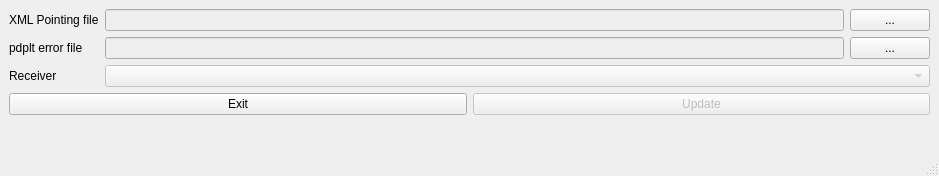
<?xml version="1.0" encoding="UTF-8"?>
<ui version="4.0">
 <author>Andrea Saba</author>
 <class>MainWindow</class>
 <widget class="QMainWindow" name="MainWindow">
  <property name="windowModality">
   <enum>Qt::NonModal</enum>
  </property>
  <property name="geometry">
   <rect>
    <x>0</x>
    <y>0</y>
    <width>939</width>
    <height>176</height>
   </rect>
  </property>
  <property name="windowTitle">
   <string>DISCOS - Update pointing file</string>
  </property>
  <widget class="QWidget" name="centralwidget">
   <layout class="QGridLayout" name="gridLayout_2">
    <item row="2" column="0" rowspan="3" colspan="2">
     <layout class="QGridLayout" name="gridLayout_3">
      <item row="0" column="0">
       <widget class="QLabel" name="label">
        <property name="text">
         <string>XML Pointing file</string>
        </property>
       </widget>
      </item>
      <item row="1" column="0">
       <widget class="QLabel" name="label_2">
        <property name="text">
         <string>pdplt error file</string>
        </property>
       </widget>
      </item>
      <item row="2" column="0">
       <widget class="QLabel" name="label_3">
        <property name="text">
         <string>Receiver</string>
        </property>
       </widget>
      </item>
      <item row="0" column="1">
       <widget class="QLineEdit" name="lineEdit_xml">
        <property name="enabled">
         <bool>false</bool>
        </property>
       </widget>
      </item>
      <item row="1" column="1">
       <widget class="QLineEdit" name="lineEdit_error">
        <property name="enabled">
         <bool>false</bool>
        </property>
       </widget>
      </item>
      <item row="0" column="2">
       <widget class="QPushButton" name="pushButton_browse_xml">
        <property name="text">
         <string>...</string>
        </property>
       </widget>
      </item>
      <item row="1" column="2">
       <widget class="QPushButton" name="pushButton_browse_error">
        <property name="text">
         <string>...</string>
        </property>
       </widget>
      </item>
      <item row="2" column="1" colspan="2">
       <widget class="QComboBox" name="comboBox_receivers">
        <property name="enabled">
         <bool>false</bool>
        </property>
       </widget>
      </item>
      <item row="3" column="0" colspan="3">
       <layout class="QHBoxLayout" name="horizontalLayout">
        <item>
         <widget class="QPushButton" name="pushButton_exit">
          <property name="text">
           <string>Exit</string>
          </property>
         </widget>
        </item>
        <item>
         <widget class="QPushButton" name="pushButton_update">
          <property name="enabled">
           <bool>false</bool>
          </property>
          <property name="text">
           <string>Update</string>
          </property>
         </widget>
        </item>
       </layout>
      </item>
     </layout>
    </item>
    <item row="5" column="0" colspan="2">
     <spacer name="verticalSpacer">
      <property name="orientation">
       <enum>Qt::Vertical</enum>
      </property>
      <property name="sizeHint" stdset="0">
       <size>
        <width>20</width>
        <height>40</height>
       </size>
      </property>
     </spacer>
    </item>
   </layout>
  </widget>
  <widget class="QMenuBar" name="menubar">
   <property name="geometry">
    <rect>
     <x>0</x>
     <y>0</y>
     <width>939</width>
     <height>21</height>
    </rect>
   </property>
  </widget>
  <widget class="QStatusBar" name="statusbar"/>
 </widget>
 <resources/>
 <connections/>
</ui>
